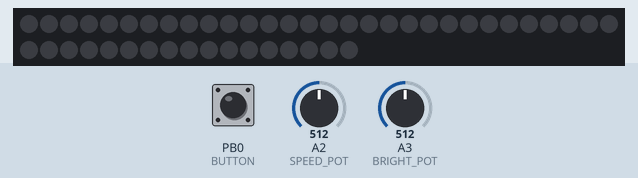
The program below on a simulated ATtiny85, built with avr-gcc and run on an emulated ATtiny85. On the bench: 47 RGB LEDs in strip order, left to right, continuing on the next row. Wiring (inferred from the names in the program): WS2812 LEDs: data PB1. The test bench sets the inputs (shaded band); at power-on: PB0 (BUTTON) LOW, A2 (SPEED_POT) = 512, A3 (BRIGHT_POT) = 512. Dim RGB values are drawn brighter than linear.

Above: at 1.2 s.
1.3 s: PB0 (BUTTON) pulled HIGH for 0.15 s
At 4.02 s:
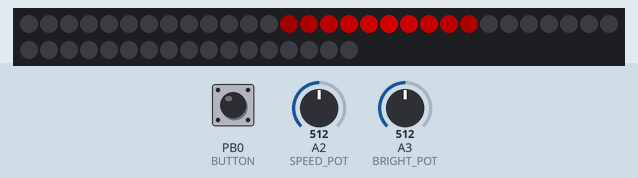
4.4 s: A2 (SPEED_POT) set to 0
At 4.62 s:
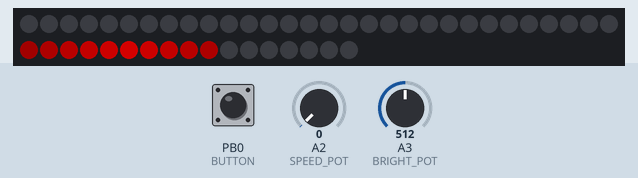
5.9 s: A2 (SPEED_POT) set to 122
At 6.43 s:
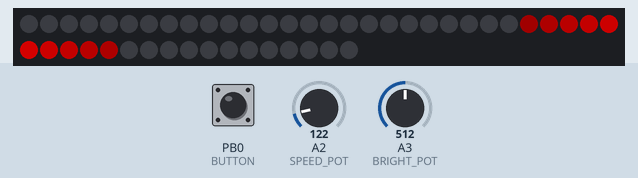
Timing chart, 0 to 8.9 s (numbered marks = the images above; inputs shaded):
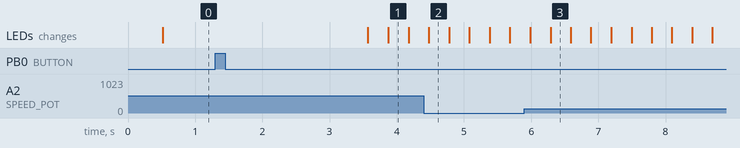

Measured:
- after the input at 1.3 s, the LEDs: first change after 2.3 s (image 1 shows a later state)

The program:

main.cpp
```cpp
#define F_CPU 9600000 // Must stay at this speed

#include <avr/io.h>
#include <util/delay.h>
#include <avr/interrupt.h>
#include "light_ws2812.c"
#include <Arduino.h>

#define NUM_LEDS 11 //number of ws2812 leds
#define HALF_LEDS ((NUM_LEDS + 1) / 2)
#define STRIP_LENGTH (41 - HALF_LEDS)
#define BRIGHT_POT A3
#define SPEED_POT A2
#define BUTTON 0
#define OFF 0
#define ON 1
#define ONCE 5

// Function Prototypes
void SetSpeed();
void SetBrightness();
bool CheckReleased();
bool CheckButton();
void CreateEye(int8_t center);
void SendLeds(uint8_t eye);
void setPixelColor(uint8_t pix, cRGB color);

cRGB p[NUM_LEDS];
cRGB black[1] ;
uint16_t brightness;
uint8_t mode = ON;
bool pressed = false;
int8_t eye = 0;
int8_t inc = 1;
uint16_t moment;
uint8_t spd;

void setup() {
}


void SetSpeed() {
  spd = 7 + (analogRead(SPEED_POT) >> 5) ;
}

void SetBrightness() {
  brightness = analogRead(BRIGHT_POT) >> 2;
}

bool CheckReleased() {
  delay(1);
  if (digitalRead(BUTTON)) return false;
  return true;
}

bool CheckButton() {
  uint16_t counter = 0;
  if (digitalRead(BUTTON)) return false;
  while ((!digitalRead(BUTTON)) && (counter < 2000)) {
    delay(1);
    counter++;
    if ((mode == ON) && (counter > 500)) {
      mode = OFF;
      return true;
    }
  }
  if ((counter > 200) && (counter < 2000)) mode = ONCE;
  else mode = ON;
  moment = (uint16_t) millis();
  eye = 0;
  return true;
}

void setPixelColor(uint8_t pix, cRGB color) {
  if (pix < NUM_LEDS) p[pix] = color;
}

void loop() {
  SetBrightness();
  SetSpeed();
  if (pressed)  pressed = CheckReleased();
  else pressed = CheckButton();
  if ((uint16_t) millis() - moment > spd) {
    moment = millis();
    if (eye < HALF_LEDS) CreateEye(eye);
    else if (STRIP_LENGTH - eye < HALF_LEDS) CreateEye(NUM_LEDS - (STRIP_LENGTH - eye));
    else CreateEye(HALF_LEDS);
    eye = eye + inc;
    if (eye <= 0) {
      inc = 1;
      if (mode == ONCE) mode = OFF;
    }
    if (eye >= STRIP_LENGTH) inc = -1;
  }
  SendLeds(eye);
}

void SendLeds(uint8_t eye) {
  for (uint8_t i = 0; i < (STRIP_LENGTH); i++) {
    if (i == eye) ws2812_setleds((struct cRGB *)&p, NUM_LEDS, 0);
    ws2812_setleds((struct cRGB *)&black, 1, 0);
  }
  ws2812_setleds((struct cRGB *)&black, 1, 1);
}

void CreateEye(int8_t center) {
  cRGB col;
  col.r = 0;
  for (uint8_t i = 0; i < NUM_LEDS; i++) setPixelColor(i, col);
  if ((!mode) || (center < 0)) return;
  col.r = brightness;
  for (uint8_t i = 0; i < HALF_LEDS; i++) {
    setPixelColor(center + i, col);
    setPixelColor(center - i, col);
    int16_t br = col.r - (1 + brightness / 7);
    if (br < 0) br = 0;
    col.r = br;
  }
}
```

light_ws2812.h
```cpp
// (licence header left out)
#ifndef LIGHT_WS2812_H_
#define LIGHT_WS2812_H_

#include <avr/io.h>
#include <avr/interrupt.h>

///////////////////////////////////////////////////////////////////////
// Define Reset time in µs.
//
// This is the time the library spends waiting after writing the data.
//
// WS2813 needs 300 µs reset time
// WS2812 and clones only need 50 µs
//
///////////////////////////////////////////////////////////////////////
#if !defined(ws2812_resettime)
#define ws2812_resettime    300
#endif

///////////////////////////////////////////////////////////////////////
// Define I/O pin
///////////////////////////////////////////////////////////////////////
#if !defined(ws2812_port)
#define ws2812_port B   // Data port
#endif

#if !defined(ws2812_pin)
#define ws2812_pin  1   // Data out pin
#endif

/*
 *  Structure of the LED array
 *
 * cRGB:     RGB  for WS2812S/B/C/D, SK6812, SK6812Mini, SK6812WWA, APA104, APA106
 * cRGBW:    RGBW for SK6812RGBW
 */

struct cRGB  { uint8_t b; uint8_t r; uint8_t g; };    // type 5
// struct cRGB  { uint8_t g; uint8_t r; uint8_t b; };  // type 3
struct cRGBW { uint8_t g; uint8_t r; uint8_t b; uint8_t w;};


/* User Interface
 *
 * Input:
 *         ledarray:           An array of GRB data describing the LED colors
 *         number_of_leds:     The number of LEDs to write
 *         pinmask (optional): Bitmask describing the output bin. e.g. _BV(PB0)
 *
 * The functions will perform the following actions:
 *         - Set the data-out pin as output
 *         - Send out the LED data
 *         - Wait 50µs to reset the LEDs
 */

void ws2812_setleds     (struct cRGB  *ledarray, uint16_t number_of_leds, uint8_t del);
void ws2812_setleds_pin (struct cRGB  *ledarray, uint16_t number_of_leds,uint8_t pinmask, uint8_t del);
void ws2812_setleds_rgbw(struct cRGBW *ledarray, uint16_t number_of_leds);

/*
 * Old interface / Internal functions
 *
 * The functions take a byte-array and send to the data output as WS2812 bitstream.
 * The length is the number of bytes to send - three per LED.
 */

void ws2812_sendarray     (uint8_t *array,uint16_t length);
void ws2812_sendarray_mask(uint8_t *array,uint16_t length, uint8_t pinmask);


/*
 * Internal defines
 */
#if !defined(CONCAT)
#define CONCAT(a, b)            a ## b
#endif

#if !defined(CONCAT_EXP)
#define CONCAT_EXP(a, b)   CONCAT(a, b)
#endif

#define ws2812_PORTREG  CONCAT_EXP(PORT,ws2812_port)
#define ws2812_DDRREG   CONCAT_EXP(DDR,ws2812_port)

#endif /* LIGHT_WS2812_H_ */
```

light_ws2812.c
```cpp
// (licence header left out)
#include "light_ws2812.h"
#include <avr/interrupt.h>
#include <avr/io.h>
#include <util/delay.h>

// Setleds for standard RGB
inline void ws2812_setleds(struct cRGB *ledarray, uint16_t leds, uint8_t del)
{
   ws2812_setleds_pin(ledarray,leds, _BV(ws2812_pin), del);
}

inline void ws2812_setleds_pin(struct cRGB *ledarray, uint16_t leds, uint8_t pinmask, uint8_t del)
{
  ws2812_sendarray_mask((uint8_t*)ledarray,leds+leds+leds,pinmask);
  if (del) _delay_us(ws2812_resettime);
}

// Setleds for SK6812RGBW
inline void ws2812_setleds_rgbw(struct cRGBW *ledarray, uint16_t leds)
{
  ws2812_sendarray_mask((uint8_t*)ledarray,leds<<2,_BV(ws2812_pin));
  _delay_us(ws2812_resettime);
}

void ws2812_sendarray(uint8_t *data,uint16_t datlen)
{
  ws2812_sendarray_mask(data,datlen,_BV(ws2812_pin));
}

/*
  This routine writes an array of bytes with RGB values to the Dataout pin
  using the fast 800kHz clockless WS2811/2812 protocol.
*/

// Timing in ns
#define w_zeropulse   350
#define w_onepulse    900
#define w_totalperiod 1250

// Fixed cycles used by the inner loop
#define w_fixedlow    2
#define w_fixedhigh   4
#define w_fixedtotal  8

// Insert NOPs to match the timing, if possible
#define w_zerocycles    (((F_CPU/1000)*w_zeropulse          )/1000000)
#define w_onecycles     (((F_CPU/1000)*w_onepulse    +500000)/1000000)
#define w_totalcycles   (((F_CPU/1000)*w_totalperiod +500000)/1000000)

// w1 - nops between rising edge and falling edge - low
#define w1 (w_zerocycles-w_fixedlow)
// w2   nops between fe low and fe high
#define w2 (w_onecycles-w_fixedhigh-w1)
// w3   nops to complete loop
#define w3 (w_totalcycles-w_fixedtotal-w1-w2)

#if w1>0
  #define w1_nops w1
#else
  #define w1_nops  0
#endif

// The only critical timing parameter is the minimum pulse length of the "0"
// Warn or throw error if this timing can not be met with current F_CPU settings.
#define w_lowtime ((w1_nops+w_fixedlow)*1000000)/(F_CPU/1000)
#if w_lowtime>550
   #error "Light_ws2812: Sorry, the clock speed is too low. Did you set F_CPU correctly?"
#elif w_lowtime>450
   #warning "Light_ws2812: The timing is critical and may only work on WS2812B, not on WS2812(S)."
   #warning "Please consider a higher clockspeed, if possible"
#endif

#if w2>0
#define w2_nops w2
#else
#define w2_nops  0
#endif

#if w3>0
#define w3_nops w3
#else
#define w3_nops  0
#endif

#define w_nop1  "nop      \n\t"
#define w_nop2  "rjmp .+0 \n\t"
#define w_nop4  w_nop2 w_nop2
#define w_nop8  w_nop4 w_nop4
#define w_nop16 w_nop8 w_nop8

inline void  ws2812_sendarray_mask(uint8_t *data,uint16_t datlen,uint8_t maskhi)
{
  uint8_t curbyte,ctr,masklo;
  uint8_t sreg_prev;

  ws2812_DDRREG |= maskhi; // Enable output

  masklo	=~maskhi&ws2812_PORTREG;
  maskhi |=        ws2812_PORTREG;

  sreg_prev=SREG;
  cli();

  while (datlen--) {
    curbyte=*data++;

    asm volatile(
    "       ldi   %0,8  \n\t"
    "loop%=:            \n\t"
    "       out   %2,%3 \n\t"    //  '1' [01] '0' [01] - re
#if (w1_nops&1)
w_nop1
#endif
#if (w1_nops&2)
w_nop2
#endif
#if (w1_nops&4)
w_nop4
#endif
#if (w1_nops&8)
w_nop8
#endif
#if (w1_nops&16)
w_nop16
#endif
    "       sbrs  %1,7  \n\t"    //  '1' [03] '0' [02]
    "       out   %2,%4 \n\t"    //  '1' [--] '0' [03] - fe-low
    "       lsl   %1    \n\t"    //  '1' [04] '0' [04]
#if (w2_nops&1)
  w_nop1
#endif
#if (w2_nops&2)
  w_nop2
#endif
#if (w2_nops&4)
  w_nop4
#endif
#if (w2_nops&8)
  w_nop8
#endif
#if (w2_nops&16)
  w_nop16
#endif
    "       out   %2,%4 \n\t"    //  '1' [+1] '0' [+1] - fe-high
#if (w3_nops&1)
w_nop1
#endif
#if (w3_nops&2)
w_nop2
#endif
#if (w3_nops&4)
w_nop4
#endif
#if (w3_nops&8)
w_nop8
#endif
#if (w3_nops&16)
w_nop16
#endif

    "       dec   %0    \n\t"    //  '1' [+2] '0' [+2]
    "       brne  loop%=\n\t"    //  '1' [+3] '0' [+4]
    :	"=&d" (ctr)
    :	"r" (curbyte), "I" (_SFR_IO_ADDR(ws2812_PORTREG)), "r" (maskhi), "r" (masklo)
    );
  }

  SREG=sreg_prev;
}
```
